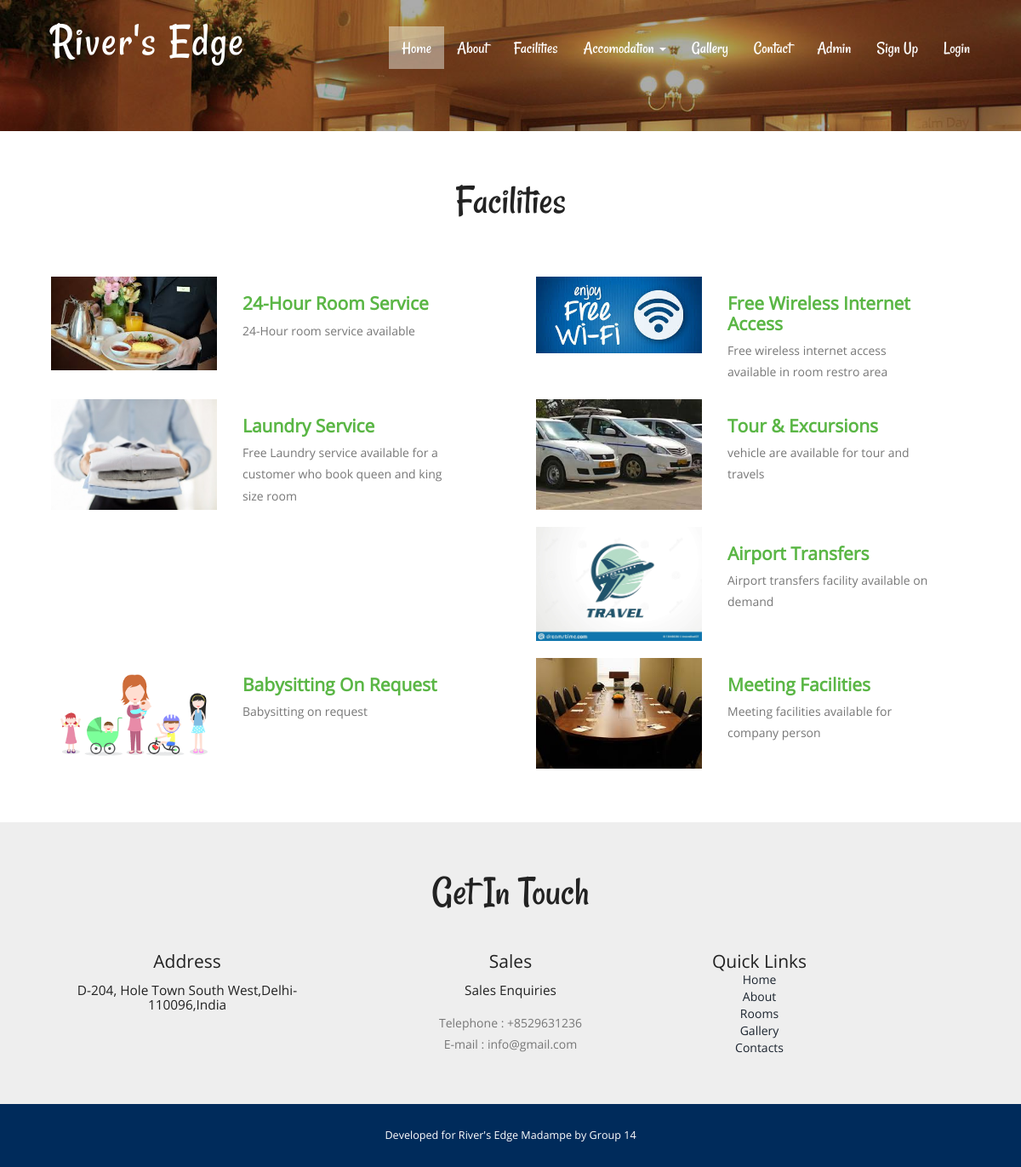
/services.php, run on the app's committed database.
### tables this page shows
CREATE TABLE `tblfacility` (
  `ID` int(10) NOT NULL,
  `FacilityTitle` varchar(200) DEFAULT NULL,
  `Description` mediumtext DEFAULT NULL,
  `Image` varchar(200) DEFAULT NULL,
  `CreationDate` timestamp NULL DEFAULT current_timestamp()
);

CREATE TABLE `tblpage` (
  `ID` int(10) NOT NULL,
  `PageType` varchar(120) DEFAULT NULL,
  `PageTitle` varchar(200) DEFAULT NULL,
  `PageDescription` mediumtext DEFAULT NULL,
  `Email` varchar(120) DEFAULT NULL,
  `MobileNumber` bigint(10) DEFAULT NULL,
  `UpdationDate` timestamp NULL DEFAULT NULL ON UPDATE current_timestamp()
);

### services.php (the view, shortened to what this page needs)
<?php
include('includes/dbconnection.php');
?>
<!DOCTYPE HTML>
<html>
<head>
<link href="css/bootstrap.css" rel="stylesheet" type="text/css" media="all">
<link href="css/style.css" rel="stylesheet" type="text/css" media="all" />
</head>
<body>
			<div class="header head-top">
				<div class="container">
	<?php include_once('includes/header.php');?>
		</div>
</div>
		<div class="content">
			<div class="services">
	<div class="container">
		<div class="services-main">
				<h2>Facilities</h2>
			<div class="services1">
				<?php
$sql="SELECT * from tblfacility";
$query = $dbh -> prepare($sql);
$query->execute();
$results=$query->fetchAll(PDO::FETCH_OBJ);
$cnt=1;
if($query->rowCount() > 0)
{
foreach($results as $row)
{               ?>
				<div class="col-md-6 services-grid">
					<br />
					<div class="col-md-5 serv-img">
						<img src="admin/images/<?php echo $row->Image;?>" height="300" width="300" alt="" class="img-responsive">
					</div><br />
					<div class="col-md-6 serv-text">
						<h4><?php  echo htmlentities($row->FacilityTitle);?> </h4>
						<p><?php  echo htmlentities($row->Description);?> </p>
					</div>
				  <div class="clearfix"> </div>
				</div><?php $cnt=$cnt+1;}} ?>
			</div>
		</div>
	</div>
</div>
			<?php include_once('includes/getintouch.php');?>
			</div>
				<?php include_once('includes/footer.php');?>
</body>
</html>

### includes/header.php (shortened to what this page needs)
  <div class="header-top">
                      <nav class="navbar navbar-default">
                          <div class="container-fluid">
                              <div class="navbar-header">
                                  <div class="navbar-brand">
                                      <h1><a href="index.php">River's Edge</a></h1>
                                  </div>
                              </div>
                          <div class="collapse navbar-collapse" id="bs-example-navbar-collapse-1">
                            <ul class="nav navbar-nav">
                                  <li class="active"><a href="index.php">Home <span class="sr-only">(current)</span></a></li>
                                  <li><a href="about.php">About</a></li>
                                  <li><a href="services.php">Facilities</a></li>
                                  <li class="dropdown">
                                      <a href="#" class="dropdown-toggle" data-toggle="dropdown" role="button" aria-haspopup="true" aria-expanded="false">Accomodation <span class="caret"></span></a>
                                  </li>
                                  <li><a href="gallery.php">Gallery</a></li>
                                  <li><a href="contact.php">Contact</a></li>
                                   <?php if (strlen($_SESSION['hbmsuid']==0)) {?>
                                  <li><a href="admin/login.php">Admin</a></li>
                                  <li><a href="signup.php">Sign Up</a></li>
                                  <li><a href="signin.php">Login</a></li><?php } ?>
                              </ul>
                          </div>
</div>
                      </nav>
                  </div>

### includes/getintouch.php
<div class="touch-section">
					<div class="container">
						<h3>get in touch</h3>
						<div class="touch-grids">
							<?php
$sql="SELECT * from tblpage where PageType='contactus'";
$query = $dbh -> prepare($sql);
$query->execute();
$results=$query->fetchAll(PDO::FETCH_OBJ);
$cnt=1;
if($query->rowCount() > 0)
{
foreach($results as $row)
{               ?>
							<div class="col-md-4 touch-grid">
								<h4>address</h4>
								<h5><?php  echo htmlentities($row->PageDescription);?></h5>
							</div>
							<div class="col-md-4 touch-grid">
								<h4>Sales</h4>
								<h5>Sales Enquiries</h5>
								<p>Telephone : +<?php  echo htmlentities($row->MobileNumber);?></p>
							<p>E-mail : <?php  echo htmlentities($row->Email);?></p>
							</div><?php $cnt=$cnt+1;}} ?>
							<div class="col-md-4 touch-grid">
								<?php
$sql="SELECT * from tblpage where PageType='aboutus'";
$query = $dbh -> prepare($sql);
$query->execute();
$results=$query->fetchAll(PDO::FETCH_OBJ);
$cnt=1;
if($query->rowCount() > 0)
{
foreach($results as $row)
{               ?>
							<div class="col-lg-6 p-4 text-white">
							<h4>Quick Links</h4>
      <a href="index.php" class=" text-white d-inline-block mb-2 text-dark text-decoration-none">Home</a><br>
      <a href="about.php" class=" text-white d-inline-block mb-2 text-dark text-decoration-none">About</a><br>
      <a href="book-room.php" class=" text-white d-inline-block mb-2 text-dark text-decoration-none">Rooms</a><br>
      <a href="gallery.php" class= " text-white d-inline-block mb-2 text-dark text-decoration-none">Gallery</a><br>
	  <a href="contact.php" class= " text-white d-inline-block mb-2 text-dark text-decoration-none">Contacts</a><br>
    </div>
							</div><?php $cnt=$cnt+1;}} ?>
							<div class="clearfix"></div>
						</div>
					</div>
					</div>

### includes/footer.php
<div class="footer-section">
						<div class="container">
							<div class="footer-top">
								<p>Developed for River's Edge Madampe by Group 14 </p>
							</div>
				</div>
			</div>

### css/style.css (style rules this page uses)
body a { transition:0.5s all; -webkit-transition:0.5s all; -moz-transition:0.5s all; -o-transition:0.5s all; -ms-transition:0.5s all; }
h1,h2,h3,h4,h5,h6 { padding:0 0; margin:0 0; }
p { padding:0 0; margin:0 0; }
ul { padding:0 0; margin:0 0; }
body { padding:0 0; margin:0 0; font-family: 'OpenSans-Regular' }
.header-top { margin-top: 1em; }
.navbar-brand { float: left; margin-left: 0.8em; }
.navbar { border-radius: 0px; }
.navbar-nav { float: right; margin: 0; }
.navbar-default { background: none!important; border: none!important; }
.navbar-brand h1 a { text-decoration: none; color:#fff; font-size: 1.5em; font-family: 'Rancho-Regular'; text-transform: capitalize; letter-spacing: 2px; line-height: .5em; }
.navbar-default .navbar-nav > li > a { color: #fff; font-family: 'Rancho-Regular'; font-size: 1.4em; }
.navbar-default .navbar-nav > .active > a, .navbar-default .navbar-nav > .active > a:hover, .navbar-default .navbar-nav > .active > a:focus { color: #fff; background-color: rgba(249, 255, 247, 0.43); }
.navbar { position: relative; min-height: 50px; margin-bottom: 0; border: 1px solid transparent; }
.navbar-brand { float: left; height: 0px; padding: 0px 15px; font-size: 18px; line-height: 20px; }
.navbar > .container .navbar-brand, .navbar > .container-fluid .navbar-brand { margin-left: 0px; }
.navbar-default { padding: 1.2em 0; }
.navbar-collapse { max-height: 340px; padding-right: 0px; padding-left: 0px; }
.header { background:url(../images/banner1.jpg) no-repeat 0px 0px; background-size:cover; -webkit-background-size: cover; -moz-background-size: cover; -o-background-size: cover; -ms-background-size: cover; min-height:764px; padding-bottom: 4em; }
.touch-section { padding: 4em 0; text-align: center; background-color: #eee; }
.touch-grids { margin-top: 3em; }
.touch-grid h4 { font-size: 1.5em; color: #222; text-transform: capitalize; }
.touch-section h3 { font-size: 3.5em; text-transform: capitalize; font-family: 'Rancho-Regular'; color: #222; }
.touch-grid h5 { font-size: 1.1em; padding: 1em 0; color: #222; }
.touch-grid p { font-size: 1em; line-height: 1.8em; color: #777; }
.footer-section { padding:2em 0; text-align:center; background: #002B5B; }
.footer-top p { font-size: 0.9em; color: #fff; font-weight: 400; }
.head-top { min-height: 115px !important; }
.services { padding: 4em 0em; }
.services-main h2 { font-size: 3.5em; text-transform: capitalize; font-family: 'Rancho-Regular'; color: #222; text-align:center; }
.services1 { margin: 3em 0; }
.serv-text h4 { color: #5ab645; text-transform: capitalize; font-weight: 600; font-size:1.5em; }
.serv-text p { font-size: 1em; color: #777; line-height: 1.8em; padding: .5em 0 0; }
@media (max-width:1440px) { .header { min-height: 679px; } }
@media (max-width:1366px) { .header { min-height: 652px; } }
@media (max-width:1280px) { .header { min-height: 602px; } }

### data on the page
tblfacility: Image (picture), FacilityTitle "24-Hour Room Service", Description "24-Hour room service available"
tblfacility: Image (picture), FacilityTitle "Free Wireless Internet Access", Description "Free wireless internet access available in room restro area"
tblfacility: Image (picture), FacilityTitle "Laundry Service", Description "Free Laundry service available for a customer who book queen and king size room"
tblfacility: Image (picture), FacilityTitle "Tour & Excursions", Description "vehicle are available for tour and travels"
tblfacility: Image (picture), FacilityTitle "Airport Transfers", Description "Airport transfers facility available on demand"
tblfacility: Image (picture), FacilityTitle "Babysitting On Request", Description "Babysitting on request"
tblfacility: Image (picture), FacilityTitle "Meeting Facilities", Description "Meeting facilities available for company person"
tblpage: PageDescription "D-204, Hole Town South West,Delhi-110096,India", MobileNumber "8529631236", Email "info@gmail.com"
